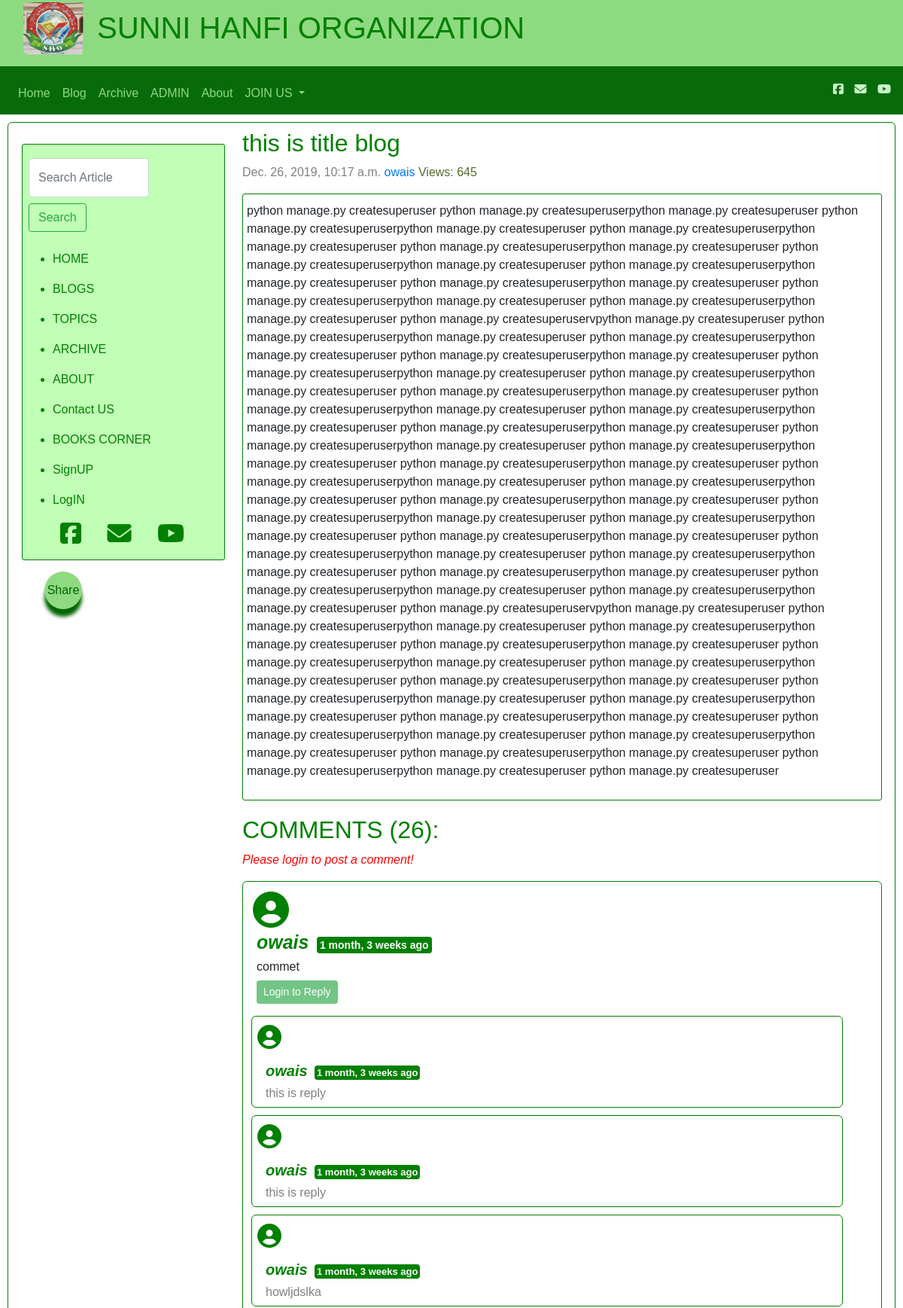
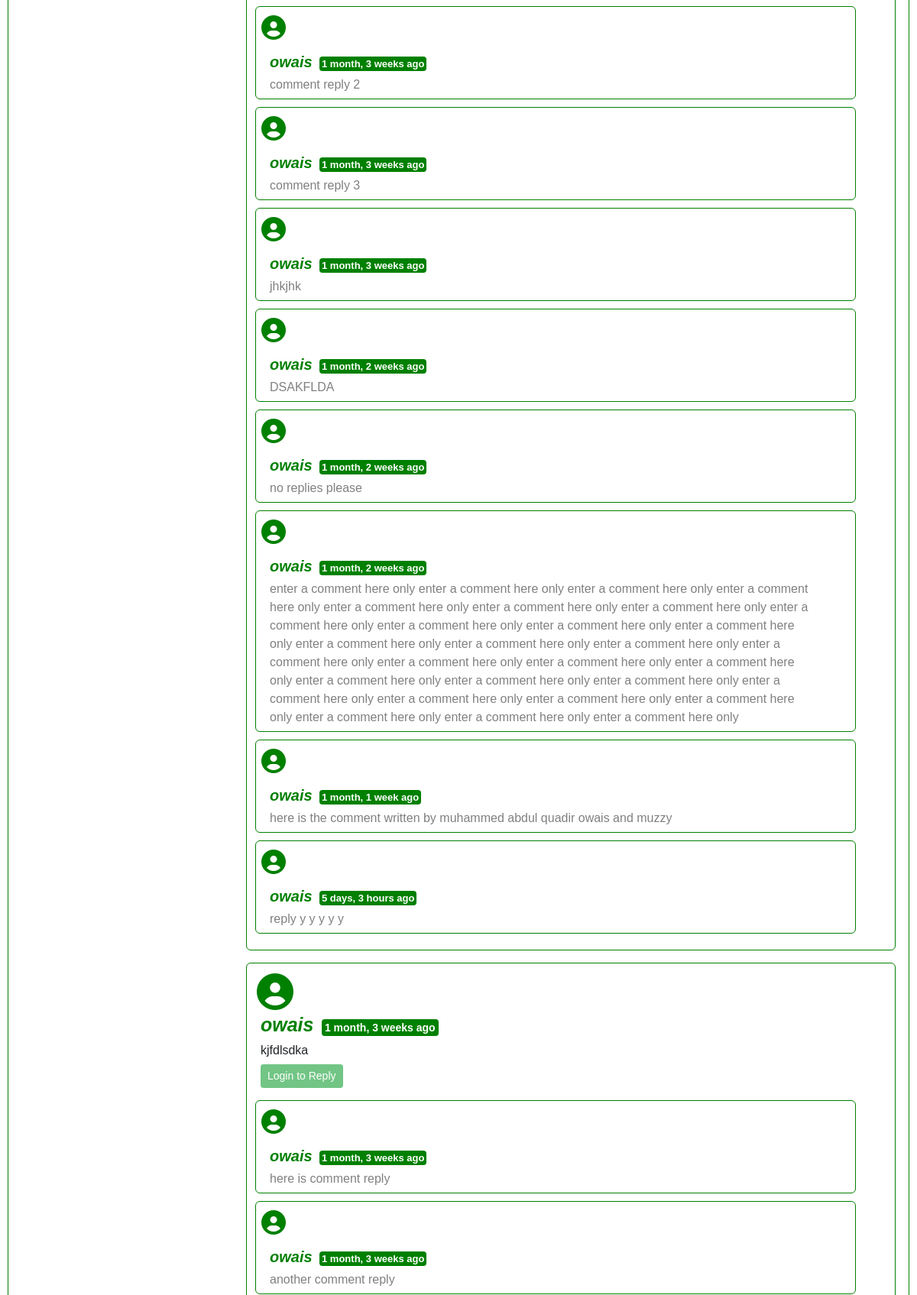
The page /blog/python/ (upper part) on the database its author committed (2 pictures, top to bottom).
### blog/models.py (models this page shows, shortened)
class Post(models.Model):
    MONTHLY_CHOICES = (
        ('JAN', 'JAN',),
        ('FEB', 'FEB',),
        ('MAR', 'MAR',),
        ('APR', 'APR',),
        ('MAY', 'MAY',),
        ('JUN', 'JUN',),
        ('JUL', 'JUL',),
        ('AUG', 'AUG',),
        ('SEPT', 'SEPT',),
        ('OCT', 'OCT',),
        ('NOV', 'NOV',),
        ('DEC', 'DEC',),
    )
    YEARLY_CHOICES = (
        ('2014', '2014',),
        ('2015', '2015',),
        ('2016', '2016',),
        ('2017', '2017',),
        ('2018', '2018',),
        ('2019', '2019',),
        ('2020', '2020',),
        ('2021', '2021',),
        ('2022', '2022',),
        ('2023', '2023',),
        ('2024', '2024',),
        ('2025', '2025',),
        ('2026', '2026',),
        ('2027', '2027',),
        ('2028', '2028',),
        ('2029', '2029',),
        ('2030', '2030',),
        ('2031', '2031',),
        ('2032', '2032',),
        ('2033', '2033',),
        ('2034', '2034',),
        ('2035', '2035',),
        ('2036', '2036',),
        ('2037', '2037',),
        ('2038', '2038',),
        ('2039', '2039',),
        ('2040', '2040',),
    )
    sno = models.AutoField(primary_key=True)
    title = models.CharField(max_length=255)
    author = models.CharField(max_length=100)
    brief = models.TextField(max_length=480,null=True)
    content = models.TextField()
    slug = models.CharField(max_length=130)
    views = models.IntegerField(default=0)
    topicsub = models.ForeignKey(Topic, blank=True, null=True, on_delete=models.CASCADE)
    rewrite_topicsub = models.CharField('Rewrite Topicsub (same as above) exactly {very compulsory} else this will not appear with "Topic section"',max_length=255,null=True,blank=True)
    timeStamp = models.DateTimeField(auto_now_add=True)
    monthly = models.CharField(
        choices=MONTHLY_CHOICES,
        max_length=20,
        null=True
    )
    yearly= models.CharField(
        choices=YEARLY_CHOICES,
        max_length=30,
        null=True,
    )

class BlogComment(models.Model):
    sno = models.AutoField(primary_key = True)
    comment = models.TextField()
    user = models.ForeignKey(User,on_delete=models.CASCADE) # this shows the user should only can comment
    post = models.ForeignKey(Post,on_delete=models.CASCADE)
    parent = models.ForeignKey('self',on_delete= models.CASCADE, null=True)
    timestamp = models.DateTimeField(default=now)

### blog/views.py (the view)
def blogPost(request,slug):
    post = Post.objects.filter(slug=slug).first()       # once go through filter() while reformating and further understanding...
    comments = BlogComment.objects.filter(post=post,parent=None)
    replies = BlogComment.objects.filter(post=post).exclude(parent=None)
    replyDict = {}
    for reply in replies:
        if reply.parent.sno not in replyDict.keys():
            replyDict[reply.parent.sno] = [reply]
        else:
            replyDict[reply.parent.sno].append(reply)
    context = {"post":post ,
               "blog_post": "active",
               "comments" : comments,
               "user" : request.user,
               "replyDict" : replyDict,
    }
    return render(request ,'blog/blogPost.html',context)

### blog/templatetags/extras.py (called while the page is built)
@register.filter(name='get_val')
def get_val(dict,key):
    return dict.get(key)

### templates/blog/blogPost.html (shortened to what this page needs)
{% extends 'base.html' %}
{% block body %}
{% load humanize %}
{% load extras %}
{% if post.content %}
<div class="row" style="height: auto !important; margin-right: 10px; margin-left: 10px; margin-top: 10px;">
    <div id="sidebar" style="height: auto !important;" itemscope="itemscope"
        itemtype="http://schema.org/WPSideBar" style="height: auto !important;">
        <div class="slidebar ty-trigger section" id="slidebar" style="height: auto !important;">
            <div class="widget LinkList" data-version="1" id="LinkList1">
                <h2 style="color: #556B2F; padding:5px;">
                </h2>
                <div class="widget-content">
                    <div id="srch1">
                        <form method="get" style="    margin-left: 0.5rem!important;" action="/search" class="form-inline my-2 my-lg-0 mx-3">
                        <input class="form-control mr-sm-1" type="search" placeholder="Search Article" aria-label="Search" name="query"
                            id="query" style="width:55%">
                        <button class="btn btn-outline-success my-2 mr-sm-1" type="submit">Search</button>
                        </form>
                    </div>
                    <ul style="color: green;">
                        <li><a href="/">
                                <p style=" color: green;">
                                    <p style=" color: green;">HOME</p>
                                </p>
                            </a></li>
                            <li><a href="/blog" style="color: green;">
                                <p>
                                    <p style=" color: green;">BLOGS</p>
                                </p>
                            </a></li>
                            <li><a href="/#topic" style="color: green;">
                                <p>
                                    <p style=" color: green;">TOPICS</p>
                                </p>
                            </a></li>
                            <li><a href="/archive" style="color: green;">
                                <p>
                                    <p style=" color: green;">ARCHIVE</p>
                                </p>
                            </a></li>
                            <li><a href="/about" style="color: green;">
                                <p>
                                    <p style=" color: green;">ABOUT</p>
                                </p>
                            </a></li>
                            <li><a href="/contact" style="color: green;">
                                <p>
                                    <p style=" color: green;">Contact US</p>
                                </p>
                            </a></li>
                            <li><a href="/books" style="color: green;">
                                <p>
                                    <p style=" color: green;">BOOKS CORNER</p>
                                </p>
                            </a></li>
                            {% if not user.is_authenticated %}
                            <li>
                                <a class="dropdown-item" data-toggle="modal" data-target="#signUPModal" style="color: green; width:70%; padding: 0px; cursor: pointer;">
                                <p>
                                    <p style=" color: green;">SignUP</p>
                                </p>
                            </a>
                            </li>
                            {% endif %}
                            {% if not user.is_authenticated %}
                            <li>
                                <a class="dropdown-item" data-toggle="modal" data-target="#loginModal" style="color: green; width:70%; padding: 0px; cursor: pointer;">
                                <p>
                                    <p style=" color: green;">LogIN</p>
                                </p>
                            </a>
                            </li>
                            {% endif %}
                            <div>
                                <a style="color: green; padding-left: 10px; padding-right: 20px;"
                                    href="https://www.facebook.com/SunniHanfiOrganisationMumbai/"><i
                                        class="fab fa-facebook-square fa-2x"></i></a>
                                <a style="color: green; padding-left: 10px; padding-right: 20px;"
                                    href="mailto: imran.shaikh16230@gmail.com" title="email"><i class="fas fa-envelope fa-2x"></i></a>
                                <a style="color:green; padding-left: 10px;padding-right:20px;"
                                    href="https://www.youtube.com/user/786SHO/videos" title="youtube"><i
                                        class="fa fa-youtube-play fa-2x" aria-hidden="true"></i>
                                </a>
                            </div>
                    </ul>
                </div>
            </div>
        </div>
        <div style="display: flex;">
            <div class="col col-lg-2" style="margin-top: 15px;">
                <div class="container">
                    {% load social_share %}
                    <div class="action" onclick="actionToggle();">
                        <span>Share</span>
                    </div>
                </div>
            </div>
        </div>
    </div>
    <div style=" height: auto !important; " id="wrapper">
        <h2 class="blog-post-title" id="main-ow">{{post.title}}</h2>
        <p class="blog-post-meta"><span style="color: #808080;">{{post.timeStamp}}</span> <a
                href="/about">{{post.author}}</a> <span style="color: #556B2F;"> Views: {{post.views}} </span>
        </p>
        <div style="padding-top: 10px;padding-bottom: 10px;" id="actual">
            <p> {{post.content | safe }}</p>
        </div>
        <div class="container" id='comment'>
            <h2 style="color: green;padding-top:20px">COMMENTS ({{comments.count}}):</h2>
            {% if user.is_authenticated %}
            <form action="/blog/postComment" method="post">
                {% csrf_token %}
                <input type="hidden" name="postSno" value="{{post.sno}}">
                <div class="form-group">
                    <label for="comment" style="color:#556B2F;">Post Comment :</label>
                    <input type="text" class="form-control" style="color:#556B2F;" name="comment"
                        placeholder="enter comment here" id="commentForm">
                </div>
                <input type="hidden" name="postSno" value="{{post.sno}}">
                <button type="submit" class="btn btn-sm btn-success">Submit</button>
            </form>
            {% else %}
            <p style="font-style: italic; color: red;">Please login to post a comment!
            </p>
            {% endif %}
            {% for comment in comments %}
            <div class="row my-3 mx-0 ">
                <div class="col-md-0" style="color:green; padding-left: 10px; padding-top: 10px;">
                    <i class="fa fa-user-circle fa-3x" aria-hidden="true"></i>
                </div>
                <div class="col-md-11 mx-0" style="margin-bottom: 8px;">
                    <b
                        style="color: green; padding-right: 6px; font-weight: 900; font-style: italic; font-size: 25px; ">{{comment.user.username}}</b>
                    <span class="badge badge-secondary"
                        style="font-size: 14px; padding: 4px; color:white; background-color: green;">{{comment.timestamp| naturaltime}}</span>
                    <div style="padding-top:2px; padding-bottom:6px">{{comment.comment}}</div>
                    <div class="reply mx-0">
                        {% if user.is_authenticated %}
                        <p>
                            <button class="btn btn-sm btn-success" type="button" data-toggle="collapse"
                                data-target="#replyBox{{comment.sno}}" aria-expanded="false"
                                aria-controls="replyBox{{comment.sno}}">
                                Reply
                            </button>
                        </p>
                        <div class="collapse" id="replyBox{{comment.sno}}">
                            <div class="card card-body my-2">
                                <form action="/blog/postComment" method="post">
                                    {% csrf_token %}
                                    <input type="hidden" name="postSno" value="{{post.sno}}">
                                    <div class="form-group">
                                        <label for="comment">Post a Reply :</label>
                                        <input type="text" class="form-control" name="comment"
                                            placeholder="enter comment here">
                                        <input type="hidden" name="parentSno" value="{{comment.sno}}">
                                    </div>
                                    <input type="hidden" name="postSno" value="{{post.sno}}">
                                    <button type="submit" class="btn btn-sm btn-success">Submit</button>
                                </form>
                            </div>
                        </div>
                        {% else%}
                        <p>
                            <button class="btn btn-sm btn-success" type="button" data-toggle="collapse"
                                data-target="#replyBox{{comment.sno}}" aria-expanded="false"
                                aria-controls="replyBox{{comment.sno}}" disabled>
                                Login to Reply
                            </button>
                        </p>
                        {% endif %}
                        <div class="replies mx-2 mt-3">
                            {% for reply in replyDict|get_val:comment.sno %}
                            <div class="row">
                                <div class="col-md-0 my-2" style="color: green; padding-left: 4px;">
                                    <i class="fa fa-user-circle fa-2x" aria-hidden="true"></i>
                                </div>
                                <div class="col-md-11" style="padding-top: 3px;">
                                    <b
                                        style="color: green; padding-right: 5px;font-weight: 900; font-style: italic; font-size:20px;">{{reply.user.username}}</b>
                                    <span class="badge badge-secondary"
                                        style="font-size: 13px; padding: 3px; color:white; background-color: green;">{{reply.timestamp| naturaltime}}</span>
                                    <div style="padding-top: 3px; padding-bottom: 3px; color:#808080;">
                                        {{reply.comment}}</div>
                                </div>
                            </div>
                            {% endfor %}
                        </div>
                    </div>
                </div>
            </div>
            {% endfor %}
        </div>
    </div>
</div>
{% endif %}
{% endblock body %}

### templates/blog/blogPost.html (style rules this page uses)
.action { bottom: 50px; left: 50px; width: 50px; height: 50px; background: rgb(142, 218, 129); color: #006400; border-radius: 100%; cursor: pointer; font-family: cursive; box-shadow: 0 10px 5px #006400; }
.action span { width: 100%; height: 100%; display: flex; justify-content: center; align-items: center; color: #006400; font-size: 1em; transition: 0.3s ease-in-out; }
@media only screen and (min-width: 1000px) { #wrapper, #sidebar { float: none; clear: both; margin: 0; } }
@media only screen and (min-width: 1100px) { #sidebar { padding-top: 20px; width: 30%; float: right; margin-bottom: 130px; margin-right: 15px; } }
@media only screen and (min-width: 1200px) and (max-width: 1299px) { #wrapper { max-width: 850px; } }
@media only screen and (min-width: 1200px) and (max-width: 1299px) { #sidebar { max-width: 270px; } }
@media only screen and (min-width: 1005px) { #wrapper { padding: 0px; width: 70%; float: left; } }
@media only screen and (min-width: 1100px) { #sidebar { padding-top: 25px; padding-right: 3px; padding-left: 15px; width: 30%; float: right; } }
@media only screen and (min-width: 250px) { #LinkList1 { border: 0.6px solid green; border-radius: 3px; background-color: rgb(193, 255, 182); } }
@media only screen and (min-width: 300px) { #wrapper { padding: 5px; } }
@media only screen and (min-width: 300px) { #wrapper { width: 98%; } }
#wrapper { float: left; }
.row { border: 0.5px solid green; border-radius: 6px; padding: 3px; margin-bottom: 10px; }
@media only screen and (min-width: 700px) { #actual { border: 0.5px solid green; padding: 5px; border-radius: 3px; padding: 20px; } }
@media only screen and (min-width: 600px) { #actual { border: 0.5px solid green; padding: 5px; border-radius: 3px; } }
@media only screen and (min-width: 319px) { #comment { margin: 0px; padding:0px; } }

### templates/base.html (style rules this page uses)
.form-control { width: 97%; }
* { font-family: 'Gill Sans', 'Gill Sans MT', Calibri, 'Trebuchet MS', sans-serif; }

### rows shown on the page
Post: title "this is title blog", timeStamp "Dec. 26, 2019, 10:17 a.m.", author "owais", views "645", content "python manage.py createsuperuser python manage.py createsuperuserpython manage.py createsuperuser python manage.py createsuperuserpython manage.py createsuperuser python manage.py createsuperuserpython manage.py createsuperuser python manage.py createsuperuserpython manage.py createsuperuser python manage.py createsuperuserpython manage.py createsuperuser python manage.py createsuperuserpython manage.py createsuperuser python manage.py createsuperuserpython manage.py createsuperuser python manage.py createsuperuserpython manage.py createsuperuser python manage.py createsuperuserpython manage.py createsuperuser python manage.py createsuperuservpython manage.py createsuperuser python…"
BlogComment: user.username "owais", timestamp "1 month, 3 weeks ago", comment "commet"
BlogComment: user.username "owais", timestamp "1 month, 3 weeks ago", comment "this is reply"
BlogComment: user.username "owais", timestamp "1 month, 3 weeks ago", comment "this is reply"
BlogComment: user.username "owais", timestamp "1 month, 3 weeks ago", comment "howljdslka"
BlogComment: user.username "owais", timestamp "1 month, 3 weeks ago", comment "comment reply 2"
BlogComment: user.username "owais", timestamp "1 month, 3 weeks ago", comment "comment reply 3"
BlogComment: user.username "owais", timestamp "1 month, 3 weeks ago", comment "jhkjhk"
BlogComment: user.username "owais", timestamp "1 month, 2 weeks ago", comment "DSAKFLDA"
BlogComment: user.username "owais", timestamp "1 month, 2 weeks ago", comment "no replies please"
BlogComment: user.username "owais", timestamp "1 month, 2 weeks ago", comment "enter a comment here only enter a comment here only enter a comment here only enter a comment here only enter a comment here only enter a comment here only enter a comment here only enter a comment here only enter a comment here only enter a comment here only enter a comment here only enter a comment here only enter a comment here only enter a comment here only enter a comment here only enter a comment here only enter a comment here only enter a comment here only enter a comment here only enter a comment here only enter a comment here only enter a comment here only enter a comment here only enter a comment here only enter a comment here only enter a comment here only enter a comment here…"
BlogComment: user.username "owais", timestamp "1 month, 1 week ago", comment "here is the comment written by muhammed abdul quadir owais and muzzy"
BlogComment: user.username "owais", timestamp "5 days, 3 hours ago", comment "reply y y y y y"
BlogComment: user.username "owais", timestamp "1 month, 3 weeks ago", comment "kjfdlsdka"
BlogComment: user.username "owais", timestamp "1 month, 3 weeks ago", comment "here is comment reply"
BlogComment: user.username "owais", timestamp "1 month, 3 weeks ago", comment "another comment reply"

### other values the page prints
{{ comments.count }} "26"
